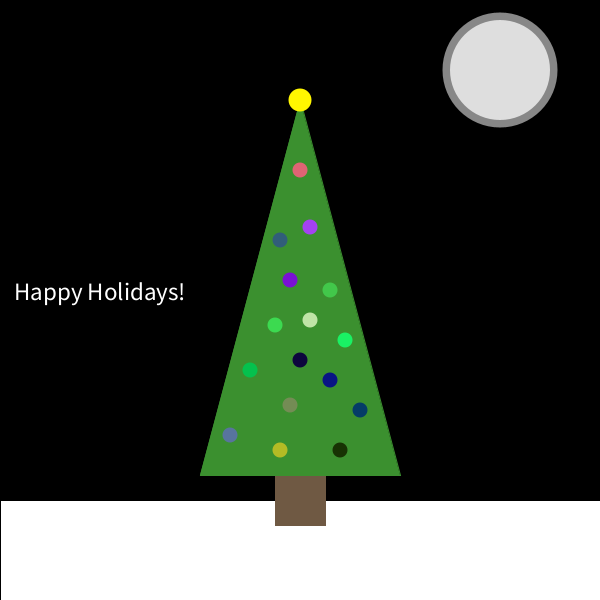
Frame 1 (no input)
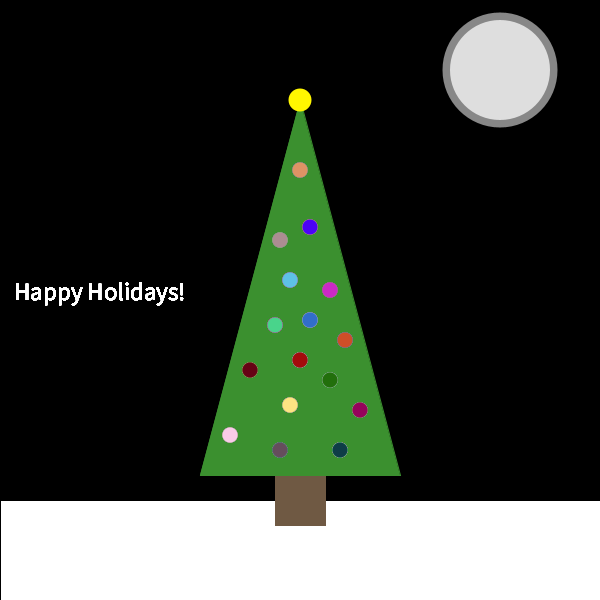
Frame 60 (the mouse pressed at the canvas centre just before this capture)
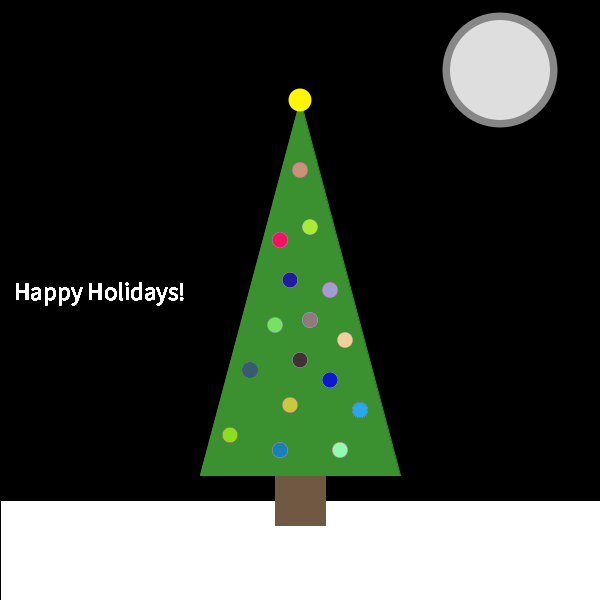
Frame 120 (the mouse held since frame 60 and released just before this capture)

The Processing sketch that drew these frames (run headless with seeded random() and noise(); from frame 60 on, the mouse is pressed at the canvas centre):

// Processing sketch: processing_86075
// ── processing_86075.pde

void setup()
{
  size(600, 600);
  background(0, 0, 0);
  smooth();
  rect(0, 500, 600, 100);
  fill(111, 89, 67);
  stroke(111, 89, 67);
  rect(275, 475, 50, 50);
  fill(59, 144, 47);
  stroke(59, 144, 47);
  triangle(200, 475, 300, 100, 400, 475);
  fill(255, 247, 0);
  noStroke();
  ellipse(300, 100, 23, 23);
  fill(222, 222, 222);
  ellipse(500, 70, 100, 100);
  fill(222, 222, 222, 155);
  ellipse(500, 70, 115, 115);
}

void draw()
{
  fill(random(255),random(255), random(255));
  ellipse(310, 227, 15, 15);
  fill(random(255),random(255), random(255));
  ellipse(275, 325, 15, 15);
  fill(random(255),random(255), random(255));
  ellipse(290, 405, 15, 15);
  fill(random(255),random(255), random(255));
  ellipse(340, 450, 15, 15);
  fill(random(255),random(255), random(255));
  ellipse(230, 435, 15, 15);
  fill(random(255),random(255), random(255));
  ellipse(345, 340, 15, 15);
  fill(random(255),random(255), random(255));
  ellipse(360, 410, 15, 15);
  fill(random(255),random(255), random(255));
  ellipse(290, 280, 15, 15);
  fill(random(255),random(255), random(255));
  ellipse(300, 360, 15, 15);
  fill(random(255),random(255), random(255));
  ellipse(250, 370, 15, 15);
  fill(random(255),random(255), random(255));
  ellipse(330, 290, 15, 15);
  fill(random(255),random(255), random(255));
  ellipse(300, 170, 15, 15);
  fill(random(255),random(255), random(255));
  ellipse(280, 450, 15, 15);
  fill(random(255),random(255), random(255));
  ellipse(280, 240, 15, 15);
  fill(random(255),random(255), random(255));
  ellipse(330, 380, 15, 15);
  fill(random(255),random(255), random(255));
  ellipse(310, 320, 15, 15);
  fill(255, 255, 255);
  textSize(25);
  textAlign(CENTER);
  text("Happy Holidays!", 100, 300);
}
